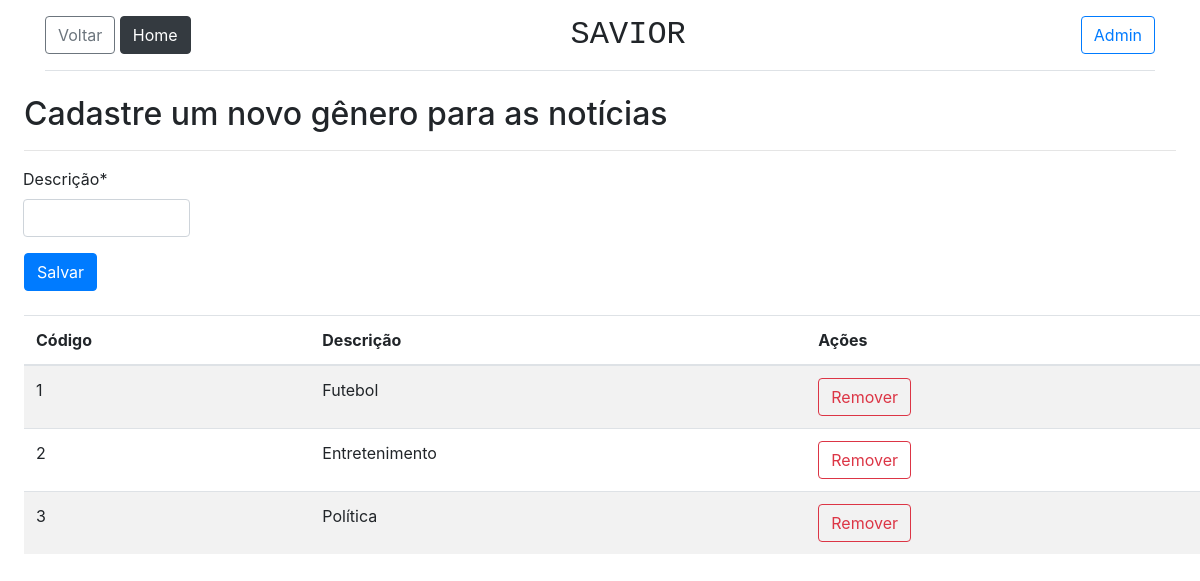
The app's page /noticia/cadastrar/cadastrar_genero, older data.
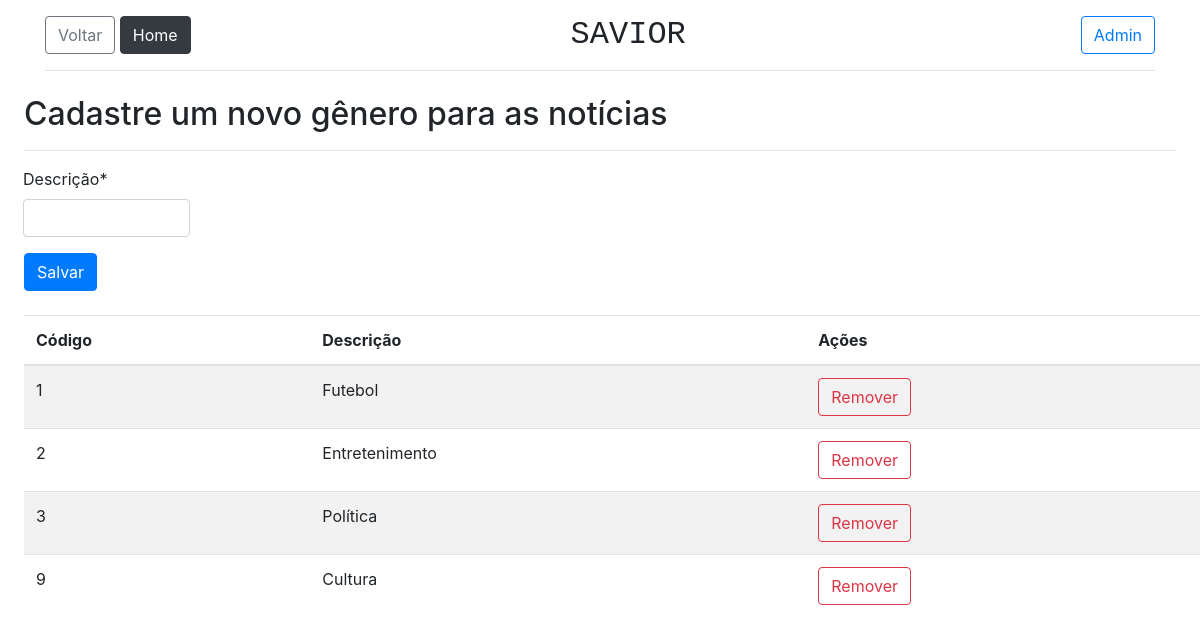
The same page, newer data.
### portal_noticias/models.py (models this page shows, shortened)
class Genero(models.Model):
    descricao = models.CharField(max_length=50)

### portal_noticias/views.py (the view)
# urls.py: path('noticia/cadastrar/cadastrar_genero', views.cadastro_genero, name="cadastro_genero"),
def cadastro_genero(request):
    generos = Genero.objects.order_by('id')
    if request.method == 'POST':
        form = FormGenero(request.POST)
        if form.is_valid():
            form.save()
            return HttpResponseRedirect('/noticia/cadastrar')
    else:
        form = FormGenero()
    context = {'form': form, 'generos': generos}
    return render(request, 'cadastro_genero.html', context)

### portal_noticias/forms.py
class FormGenero(ModelForm):
    class Meta:
        model = Genero
        fields = ['descricao']
        labels = {'descricao': 'Descrição'}
        widgets = {
            'descricao': forms.TextInput(attrs={'max-length': 50})
        }

### portal_noticias/templates/cadastro_genero.html (shortened to what this page needs)
{% extends 'base.html' %}
{% load crispy_forms_tags %}
{% block corpo %}
<h2 class="sub-header mx-4">Cadastre um novo gênero para as notícias</h2>
<hr class="mx-4">
<form method="post" class="m-2">
    <div class="col-md-2 ml-0">
        {{ form.descricao|as_crispy_field }}
    </div>
    <button type="submit" class="btn btn-primary ml-3" name="botao_salvar">Salvar</button>
</form>
<table class="table table-striped m-4">
    <thead>
    <tr>
        <th scope="col">Código</th>
        <th scope="col">Descrição</th>
        <th scope="col">Ações</th>
    </tr>
    </thead>
    <tbody>
    {% for g in generos %}
    <tr>
        <td>{{ g.id }}</td>
        <td>{{ g.descricao }}</td>
        <th>
            <a href="{% url 'remover_genero' g.id %}" class="mb-5">
                <button type="submit" class="btn btn-outline-danger" name="botao_remover">Remover</button>
            </a>
        </th>
    </tr>
    {% endfor %}
    </tbody>
</table>
{% endblock %}

Row changes from the older to the newer data that the page shows:
added Genero: id "9", descricao "Cultura"
